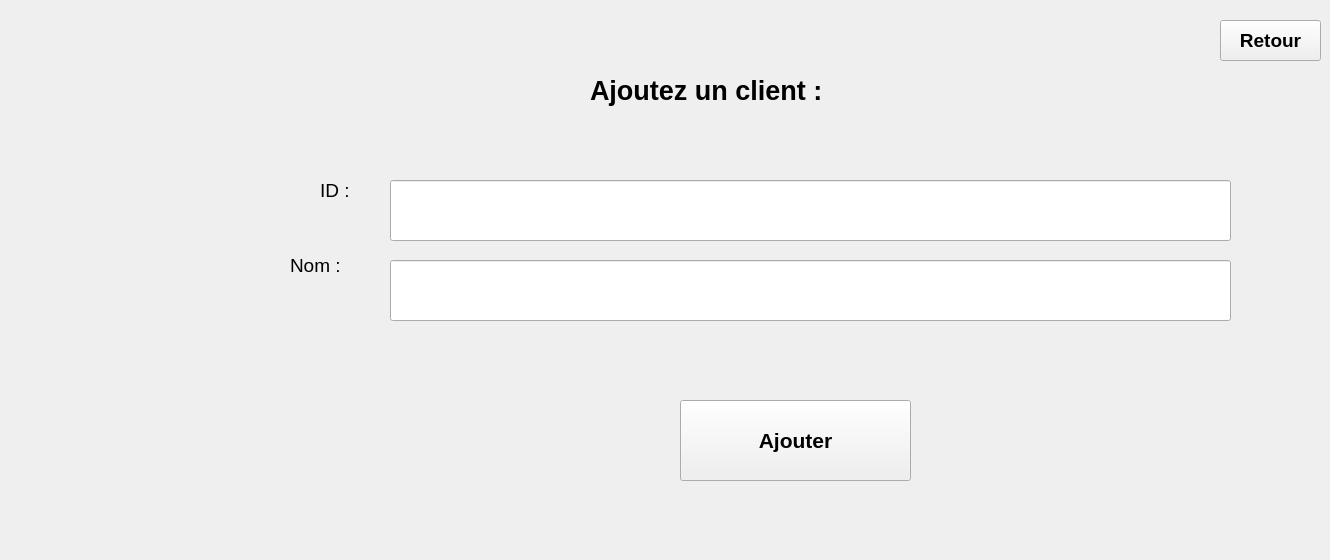
    <widget class="QWidget" name="page_2">
     <widget class="QLabel" name="label_25">
      <property name="geometry">
       <rect>
        <x>590</x>
        <y>70</y>
        <width>331</width>
        <height>41</height>
       </rect>
      </property>
      <property name="font">
       <font>
        <pointsize>20</pointsize>
        <weight>75</weight>
        <bold>true</bold>
       </font>
      </property>
      <property name="text">
       <string>Ajoutez un client :</string>
      </property>
     </widget>
     <widget class="QPushButton" name="pushButton_19">
      <property name="geometry">
       <rect>
        <x>680</x>
        <y>400</y>
        <width>231</width>
        <height>81</height>
       </rect>
      </property>
      <property name="font">
       <font>
        <pointsize>16</pointsize>
        <weight>75</weight>
        <bold>true</bold>
       </font>
      </property>
      <property name="text">
       <string>Ajouter</string>
      </property>
     </widget>
     <widget class="QLabel" name="label_26">
      <property name="geometry">
       <rect>
        <x>290</x>
        <y>250</y>
        <width>81</width>
        <height>31</height>
       </rect>
      </property>
      <property name="font">
       <font>
        <pointsize>14</pointsize>
       </font>
      </property>
      <property name="text">
       <string>Nom :</string>
      </property>
     </widget>
     <widget class="QLineEdit" name="lineEdit_a_12">
      <property name="geometry">
       <rect>
        <x>390</x>
        <y>180</y>
        <width>841</width>
        <height>61</height>
       </rect>
      </property>
     </widget>
     <widget class="QLineEdit" name="lineEdit_a_13">
      <property name="geometry">
       <rect>
        <x>390</x>
        <y>260</y>
        <width>841</width>
        <height>61</height>
       </rect>
      </property>
     </widget>
     <widget class="QLabel" name="label_27">
      <property name="geometry">
       <rect>
        <x>320</x>
        <y>180</y>
        <width>55</width>
        <height>21</height>
       </rect>
      </property>
      <property name="font">
       <font>
        <pointsize>14</pointsize>
       </font>
      </property>
      <property name="text">
       <string>ID :</string>
      </property>
     </widget>
     <widget class="QLabel" name="label_43">
      <property name="geometry">
       <rect>
        <x>460</x>
        <y>530</y>
        <width>55</width>
        <height>21</height>
       </rect>
      </property>
      <property name="font">
       <font>
        <pointsize>14</pointsize>
       </font>
      </property>
      <property name="text">
       <string/>
      </property>
     </widget>
     <widget class="QPushButton" name="pushButton_16">
      <property name="geometry">
       <rect>
        <x>1220</x>
        <y>20</y>
        <width>101</width>
        <height>41</height>
       </rect>
      </property>
      <property name="font">
       <font>
        <pointsize>14</pointsize>
        <weight>75</weight>
        <bold>true</bold>
       </font>
      </property>
      <property name="text">
       <string>Retour</string>
      </property>
     </widget>
    </widget>
